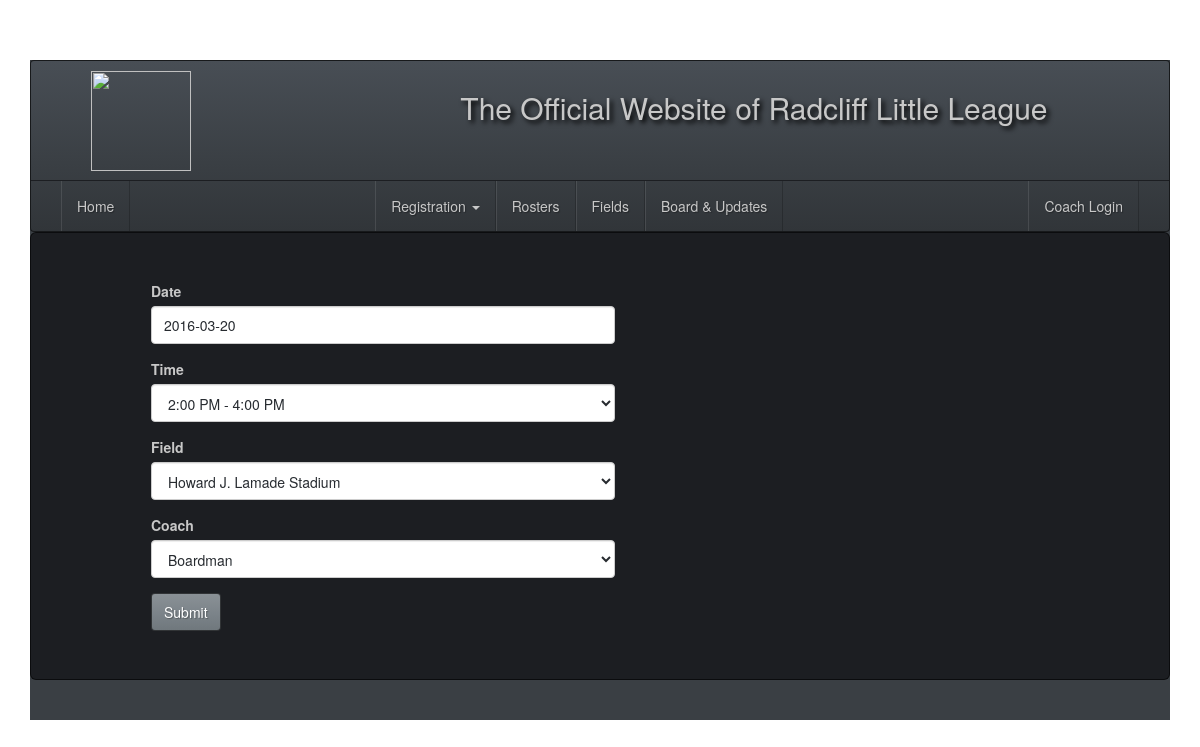
The app's page /fields/update/3/ with its own data.
### core/models.py (models this page shows, shortened)
class Reservation(models.Model):
    FieldID = models.ForeignKey(Field, verbose_name='Field')
    VolunteerID = models.ForeignKey(Volunteer, verbose_name='Coach')
    Date = models.DateField()
    Time = models.IntegerField(choices=time_choices, default=0)
    class Meta:
        unique_together = ('Date', 'Time', 'FieldID')

### core/views.py (the view)
# urls.py: url(r'^fields/update/(?P<pk>\d+)/$', FieldReservationUpdateView.as_view(), name='field_update'),
class FieldReservationUpdateView(UpdateView):
    model = Reservation
    success_url = reverse_lazy('field_list')
    template_name = "fields/reservation_form.html"
    fields = ['Date', 'Time', 'FieldID', 'VolunteerID']

### core/models.py (called while the page is built)
    def __unicode__(self):
        return self.LastName

    def __unicode__(self):
        return self.FieldName

### templates/fields/reservation_form.html (shortened to what this page needs)
{% extends 'base.html' %}
{% load bootstrap3 %}
{% block content %}
<div class="jumbotron">
    <div class="row">
        <div class="col-lg-6">
            <form method="post" action="">
                {% bootstrap_form form %}
                <button type="submit" class="btn btn-primary">Submit</button>
            </form>
        </div>
    </div>
</div>
{% endblock %}

### static/css/base.css (style rules this page uses)
body { padding-top: 60px; background: url('http://wallbackhd.com/wp-content/uploads/2016/02/Baseball-Wallpaper.jpg'); background-repeat: no-repeat; background-position: center center; background-attachment: fixed; }
.row { padding-left: 60px; }

### records on screen
Reservation: Date "2016-03-20", Time "2:00 PM - 4:00 PM", FieldID "Howard J. Lamade Stadium", VolunteerID "Boardman"
